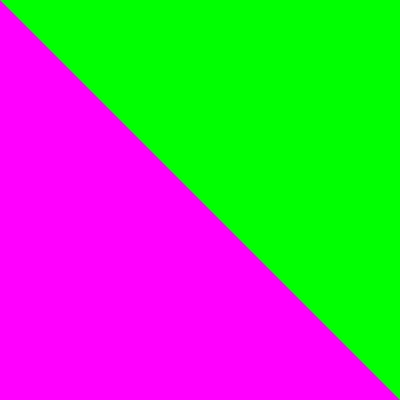
Frame 1 (no input)
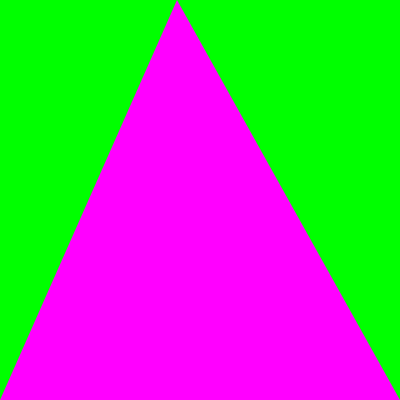
Frame 60 (the mouse pressed at the canvas centre just before this capture)
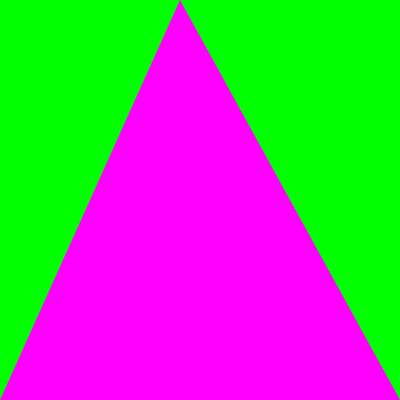
Frame 120 (the mouse held since frame 60 and released just before this capture)

The Processing sketch that drew these frames (run headless with seeded random() and noise(); from frame 60 on, the mouse is pressed at the canvas centre):

// Processing sketch: MovingTriangleMark2
// ── MovingTriangleMark2.pde
//dmmagdal
//cmps 5J
//pa8

//Variable declaration
int s = 0; //variable for the states
int a; //synonymous with s but used to bring back into s when loop is stopped

int x = 0; //x label for the value in the array of a vertex
int y = 1; //y label for the value in the array of a vertex 

int ax, ay, bx, by, cx, cy;


void setup(){
  size(400, 400);
  background(0, 255, 0);
  smooth();
  
  s = a = 0;
  
  ax = ay = bx = 0;
  by = cx = cy = 400;

}
  
void draw(){
  background(0, 255, 0);
  DrawTriangle();
  MoveTriangle();
 
  
}

void DrawTriangle(){
  //Values for each Vertex in an array
  int[] AVertex = new int[2];
  AVertex[x] = ax;
  AVertex[y] = ay;
  int[] BVertex = new int[2];
  BVertex[x] = bx;
  BVertex[y] = by;
  int[] CVertex = new int[2];
  CVertex[x] = cx;
  CVertex[y] = cy;
  
  //Uses a 2d array to store the previous arrays 
  int[][] Vertice = new int[3][2];
  Vertice[0] = AVertex;
  Vertice[1] = BVertex;
  Vertice[2] = CVertex;
  
  fill(255, 0, 255);
  noStroke();
  triangle( Vertice[0][x], Vertice[0][y], Vertice[1][x], Vertice[1][y], Vertice[2][x], Vertice[2][y]);
}

void MoveTriangle(){
  if (s == 0){ //state 0
   ax += 3;
   if (ax >= 400){
    ax = 400;
    s = a = 1;
   }
  }
  if (s == 1){ //state 1
   by -= 3;
   if (by <= 0){
    by = 0;
    s = a = 2;
   }
  }
  if (s == 2){ //state 2
   cx -= 3;
   if (cx <= 0){
    cx = 0;
    s = a = 3;
   }
  }
  if (s == 3){ //state 3
   ay += 3;
   if (ay >= 400){
    ay = 400;
    s = a = 4;
   }
  }
  if (s == 4){ //state 4
   bx += 3;
   if (bx >= 400){
    bx = 400;
    s = a = 5;
   }
  }
  if (s == 5){ //state 5
   cy -= 3;
   if (cy <= 0){
    cy = 0; 
    s = a = 6;
   }
  }
  if (s == 6){ //state 6
   ax -= 3;
   if (ax <= 0){
    ax = 0;
    s = a = 7;
   }
  }
  if (s == 7){ //state 7
   by += 3;
   if (by >= 400){
    by = 400; 
    s = a = 8;
   }
  }
  if (s == 8){ //state 8
   cx += 3;
   if (cx >= 400){
    cx = 400;
    s = a = 9;
   }
  }
  if (s == 9){ //state 9
   ay -= 3;
   if (ay <= 0){
    ay = 0; 
    s = a = 10;
   }
  }
  if (s == 10){ //state 10
   bx -= 3;
   if (bx <= 0){
    bx = 0;
    s = a = 11;
   }
  }
  if (s == 11){ //state 11
   cy += 3;
   if (cy >= 400){
    cy = 400;
    s = a = 0;
   }
  }
    
  
  
}

void mousePressed(){
  if (s != 13){
    s = 13;
  }
  else{
   s = a; 
  }
  
}
